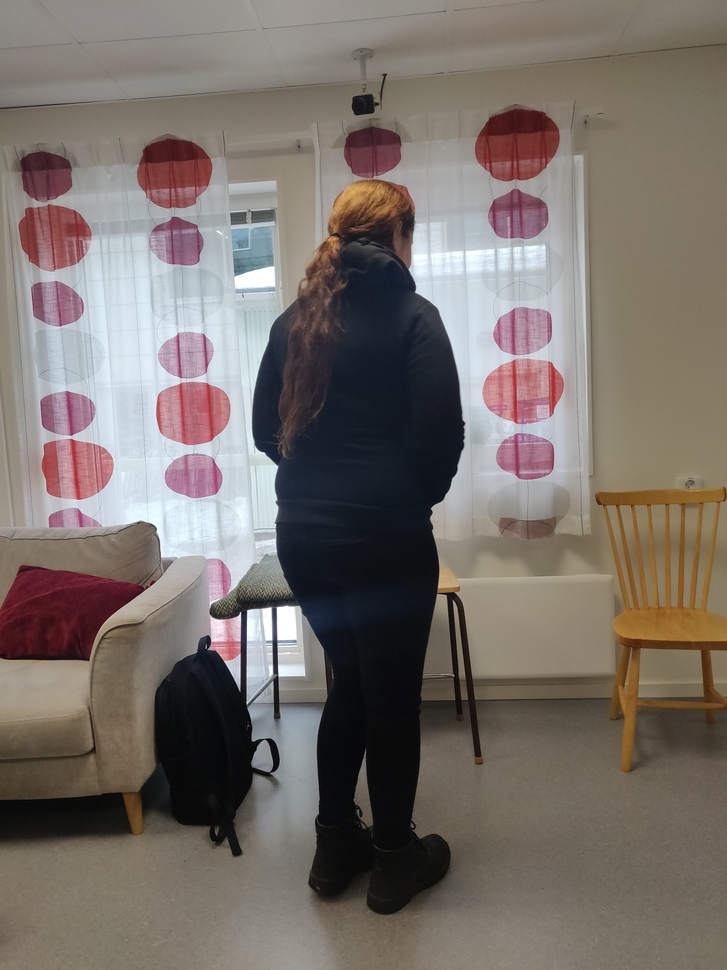
#> input picture PedestrianDetection/pedestrianDetection/testVideos/img1.jpg, 727 x 970 px, shrunk from 3456 x 4608 before the run, given in place of vid_6.mp4, which was not available
$ python 'DetectAndGetDistance .py'
#> lines starting #> are read from the running program, lines starting #| are printed output that depends on the picture; pictures that were not available may be replaced by others from this repository, and a replacement may not be noted
import cv2

BACKWARD_RATIO = 0.1
FORWARD_RATIO = 0.05
FRAME_SIZE = 256 * 256
VIDEO_PATH = './PedestrianDetection/pedestrianDetection/testVideos/vid_6.mp4'

# Function to detect faces in the image using a Haar Cascade classifier
def detect_faces(image):
    # Load the pre-trained Haar Cascade face detector
    face_cascade = cv2.CascadeClassifier(cv2.data.haarcascades + 'haarcascade_frontalface_default.xml')

    # Convert the image to grayscale for better face detection
    gray_image = cv2.cvtColor(image, cv2.COLOR_BGR2GRAY)

    # Detect faces in the grayscale image
    faces = face_cascade.detectMultiScale(gray_image, scaleFactor=1.1, minNeighbors=5, minSize=(30, 30))

    # Filter out detections that are not actual faces
    actual_faces = []
    for (x, y, w, h) in faces:
        # Check if the detected region contains more white pixels than black pixels (likely to be a face)
        region_of_interest = gray_image[y:y+h, x:x+w]
        num_white_pixels = cv2.countNonZero(region_of_interest)
        num_black_pixels = region_of_interest.size - num_white_pixels
        if num_white_pixels > num_black_pixels:
            actual_faces.append((x, y, w, h))

    return actual_faces

# Function to calibrate the focal length of the camera
def calibrate_focal_length(image, known_distance, known_width):
    # This is a placeholder function, assuming a default focal length
    focal_length = 500.0  # Example value, adjust as needed
    return focal_length

# Function to calculate the distance from the camera to the detected face
# [42 lines left out: function calculate_distance_to_camera, not called in this run]

# Load the video file
#video_path = 'IMG_1193.mp4'
video_path = VIDEO_PATH
video_capture = cv2.VideoCapture(video_path)

# Known parameters for calibration (in inches)
KNOWN_FACE_WIDTH = 6.0  # Average width of a human face in inches
KNOWN_DISTANCE_TO_FACE = 24.0  # Distance from the camera to the face in inches

# Initialize focal length
focal_length = None

# Loop through the video frames
while video_capture.isOpened():
    ret, frame = video_capture.read()
#> frame is the input picture: shape (970, 727, 3); mean B, G, R 106, 111.9, 120.6
    if not ret:
        break

    # Get frame dimensions
    frame_height, frame_width = frame.shape[:2]
#> frame_height = 970; frame_width = 727
    FRAME_SIZE = frame_height * frame_width
#> FRAME_SIZE = 705190
    # Detect faces in the frame
    detected_faces = detect_faces(frame)
#> in detect_faces, `gray_image = cv2.cvtColor(image, cv2.COLOR_BGR2GRAY)`:
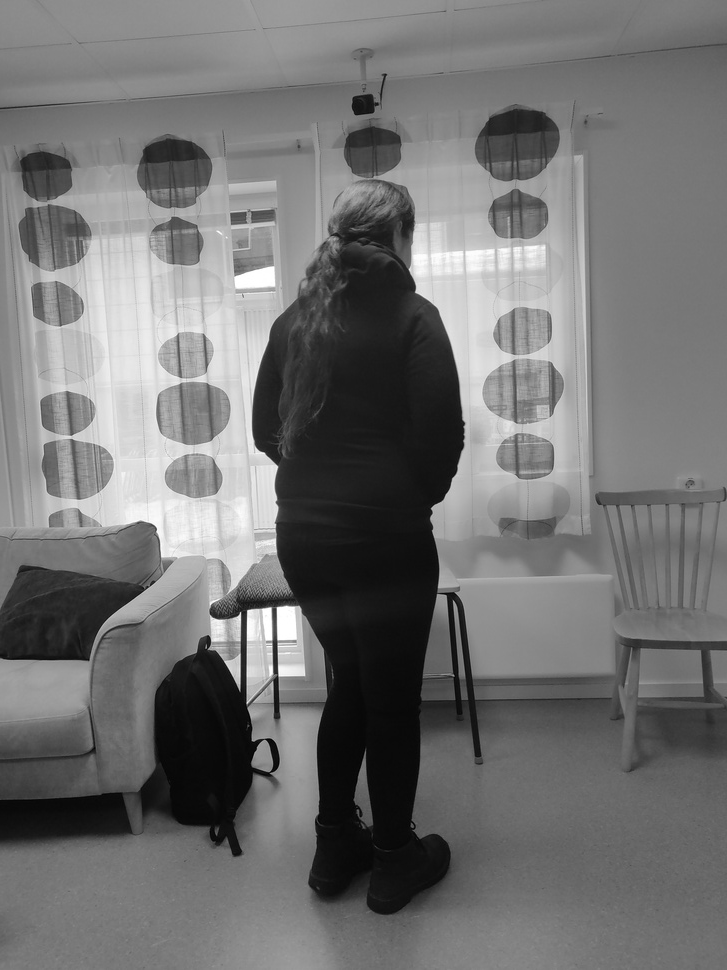
#> gray_image: shape (970, 727); min 0, max 255, mean 113.8
#> in detect_faces, `faces = face_cascade.detectMultiScale(gray_image, scaleFactor=1.1, min..`: faces = ()
#> after the loop in detect_faces, `for (x, y, w, h) in faces:`: actual_faces = []
#> detected_faces = []

    # Calculate focal length if not already calibrated
    if focal_length is None:
        focal_length = calibrate_focal_length(frame, KNOWN_DISTANCE_TO_FACE, KNOWN_FACE_WIDTH)
#> focal_length = 500
        if focal_length is None:
            print("Failed to calibrate focal length. Please ensure a face is present in the frame.")
            break

    # Calculate distance to each detected face and perform drone actions
    for (x, y, w, h) in detected_faces:
        # Calculate distance to the detected face
        pixel_width = w  # Assuming the width of the bounding box represents the width of the face
        distance, turning, moving, elevation = calculate_distance_to_camera(KNOWN_FACE_WIDTH, focal_length, pixel_width, (x, y, x+w, y+h), frame_width, frame_height)

        # Perform drone actions based on computed instructions (e.g., send commands to drone)
        # control the drone based on computed instructions
        # Placeholder code for drone control (replace with actual drone control code)
        def control_drone(turning, moving, elevation):
            # Send commands to the drone based on computed instructions
            print(f"Turning: {turning}, Moving: {moving}, Elevation: {elevation}")
        # Perform drone actions based on computed instructions
        control_drone(turning, moving, elevation)

        # Display the calculated actions and distance on the frame
        cv2.putText(frame, f"Actions: {turning}, {moving}, {elevation}, Distance: {distance:.2f} cm", (x, y - 10), cv2.FONT_HERSHEY_SIMPLEX, 0.5, (0, 255, 0), 2)

        cv2.rectangle(frame, (x, y), (x + w, y + h), (0, 255, 0), 2)
#> this loop made 0 passes

    # Display the frame
    cv2.imshow('Frame', frame)

    # Press 'q' to quit
    if cv2.waitKey(1) & 0xFF == ord('q'):
#> (key q is pressed here)
        break

# Release resources
video_capture.release()
cv2.destroyAllWindows()

$ run again, on PedestrianDetection/pedestrianDetection/testVideos/img2.jpg
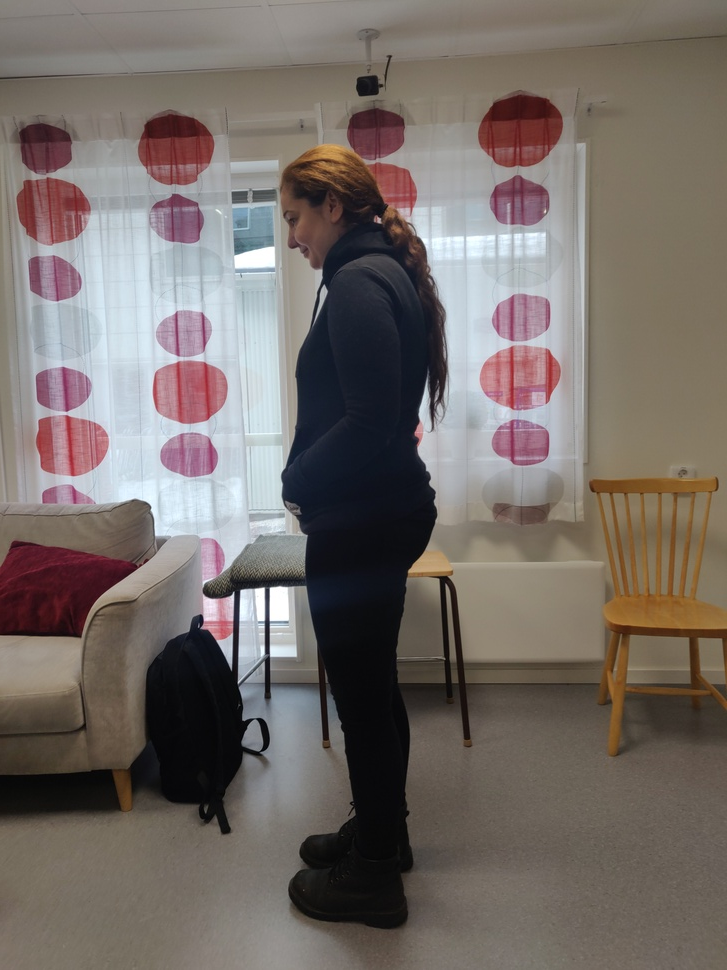
#> input picture PedestrianDetection/pedestrianDetection/testVideos/img2.jpg, 727 x 970 px, shrunk from 3456 x 4608 before the run, given in place of vid_6.mp4, which was not available
#> frame is the input picture: shape (970, 727, 3); mean B, G, R 103.5, 108.3, 117.1
#> in detect_faces, `gray_image = cv2.cvtColor(image, cv2.COLOR_BGR2GRAY)`:
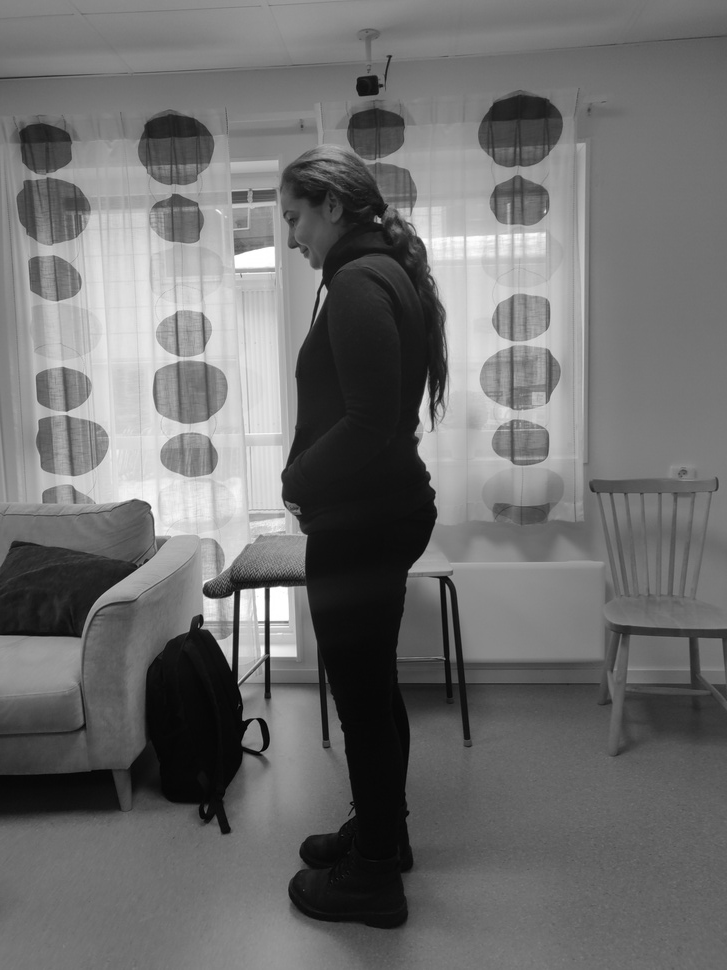
#> gray_image: shape (970, 727); min 0, max 255, mean 110.4
#> faces = ()
#> after the loop in detect_faces, `for (x, y, w, h) in faces:`: actual_faces = []
#> focal_length = 500
